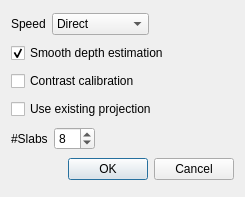
<?xml version="1.0" encoding="UTF-8"?>
<ui version="4.0">
 <class>ProjectionDialog</class>
 <widget class="QDialog" name="ProjectionDialog">
  <property name="geometry">
   <rect>
    <x>0</x>
    <y>0</y>
    <width>245</width>
    <height>197</height>
   </rect>
  </property>
  <property name="windowTitle">
   <string>Z Projection</string>
  </property>
  <property name="toolTip">
   <string/>
  </property>
  <layout class="QVBoxLayout" name="verticalLayout">
   <item>
    <layout class="QHBoxLayout" name="horizontalLayout">
     <item>
      <widget class="QLabel" name="label_2">
       <property name="text">
        <string>Speed</string>
       </property>
      </widget>
     </item>
     <item>
      <widget class="QComboBox" name="speedComboBox">
       <property name="currentIndex">
        <number>3</number>
       </property>
       <item>
        <property name="text">
         <string>Slow</string>
        </property>
       </item>
       <item>
        <property name="text">
         <string>Intermediate</string>
        </property>
       </item>
       <item>
        <property name="text">
         <string>Fast</string>
        </property>
       </item>
       <item>
        <property name="text">
         <string>Direct</string>
        </property>
       </item>
      </widget>
     </item>
     <item>
      <spacer name="horizontalSpacer_2">
       <property name="orientation">
        <enum>Qt::Horizontal</enum>
       </property>
       <property name="sizeHint" stdset="0">
        <size>
         <width>40</width>
         <height>20</height>
        </size>
       </property>
      </spacer>
     </item>
    </layout>
   </item>
   <item>
    <widget class="QCheckBox" name="depthCheckBox">
     <property name="text">
      <string>Smooth depth estimation</string>
     </property>
     <property name="checked">
      <bool>true</bool>
     </property>
    </widget>
   </item>
   <item>
    <widget class="QCheckBox" name="contrastCheckBox">
     <property name="text">
      <string>Contrast calibration</string>
     </property>
    </widget>
   </item>
   <item>
    <widget class="QCheckBox" name="usingExistedCheckBox">
     <property name="toolTip">
      <string>Using existing projection files ([Base].Proj.tif) if any of them exists</string>
     </property>
     <property name="text">
      <string>Use existing projection</string>
     </property>
     <property name="checked">
      <bool>false</bool>
     </property>
    </widget>
   </item>
   <item>
    <layout class="QHBoxLayout" name="horizontalLayout_2">
     <item>
      <widget class="QLabel" name="label">
       <property name="text">
        <string>#Slabs</string>
       </property>
      </widget>
     </item>
     <item>
      <widget class="QSpinBox" name="slabSpinBox">
       <property name="minimum">
        <number>1</number>
       </property>
       <property name="maximum">
        <number>50</number>
       </property>
       <property name="value">
        <number>8</number>
       </property>
      </widget>
     </item>
     <item>
      <spacer name="horizontalSpacer">
       <property name="orientation">
        <enum>Qt::Horizontal</enum>
       </property>
       <property name="sizeHint" stdset="0">
        <size>
         <width>40</width>
         <height>20</height>
        </size>
       </property>
      </spacer>
     </item>
    </layout>
   </item>
   <item>
    <widget class="QDialogButtonBox" name="buttonBox">
     <property name="orientation">
      <enum>Qt::Horizontal</enum>
     </property>
     <property name="standardButtons">
      <set>QDialogButtonBox::Cancel|QDialogButtonBox::Ok</set>
     </property>
    </widget>
   </item>
  </layout>
 </widget>
 <resources/>
 <connections>
  <connection>
   <sender>buttonBox</sender>
   <signal>accepted()</signal>
   <receiver>ProjectionDialog</receiver>
   <slot>accept()</slot>
   <hints>
    <hint type="sourcelabel">
     <x>248</x>
     <y>254</y>
    </hint>
    <hint type="destinationlabel">
     <x>157</x>
     <y>274</y>
    </hint>
   </hints>
  </connection>
  <connection>
   <sender>buttonBox</sender>
   <signal>rejected()</signal>
   <receiver>ProjectionDialog</receiver>
   <slot>reject()</slot>
   <hints>
    <hint type="sourcelabel">
     <x>316</x>
     <y>260</y>
    </hint>
    <hint type="destinationlabel">
     <x>286</x>
     <y>274</y>
    </hint>
   </hints>
  </connection>
 </connections>
</ui>
